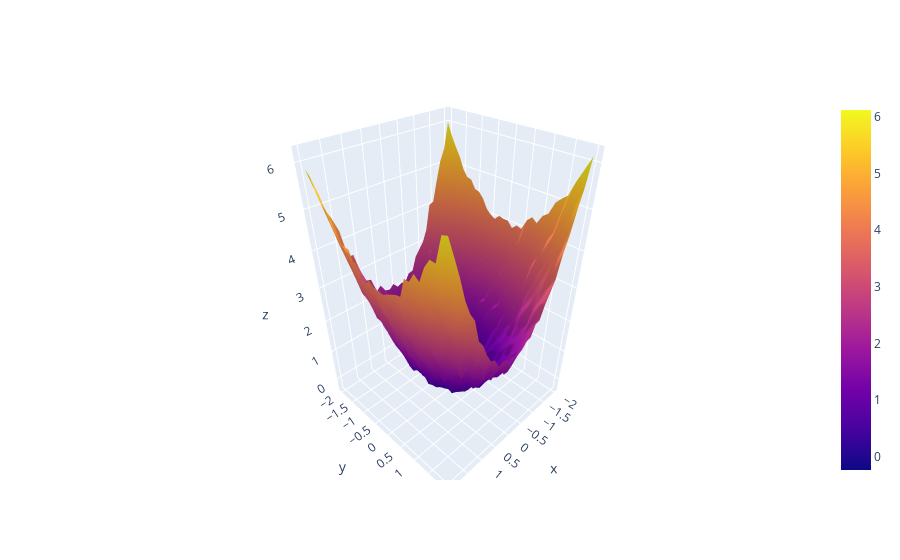

The code cell stored with this chart in its notebook:
### Code cell
jrandom_key = jrandom.PRNGKey(0)

sig = 0.1
jrandom_key, subkey = jrandom.split(jrandom_key)
Q = jnp.array([[1, 0], [0, 0.5]])


F = Quadratic(Q, jnp.zeros(2), 0, sig=sig)



X = jnp.linspace(-2, 2, 30)
Y = X 
X_mesh, Y_mesh = jnp.meshgrid(X, Y)
positions = np.vstack([X_mesh.ravel(), Y_mesh.ravel()])




Z_true = jnp.array([F.f(x) for x in positions.T]).reshape(len(Y), len(X))
Z_noisy = []
for p in positions.T:
    jrandom_key, subkey = jrandom.split(jrandom_key)
    Z_noisy.append(F.f(p, subkey))
    
Z_noisy = jnp.array(Z_noisy).reshape(len(Y), len(X))

S = jrandom.normal(jrandom_key, shape=[10, 2])
S_vals = []
for p in S:
    jrandom_key, subkey = jrandom.split(jrandom_key)
    S_vals.append(F.f(p, subkey))
    
S_vals = jnp.array(S_vals)

S = S.T
    
simplex_grad = jnp.linalg.inv(S @ S.T) @ S @ S_vals
sg_fs = []

fig = go.Figure(data=[go.Surface(x=X, y=Y, z=Z_noisy)])
fig.show()

### Figure 1 — Plotly figure (JSON) as saved in the notebook; plotly's stock layout.template omitted (floating-point values rounded to 4 significant figures; data arrays with more than 128 entries replaced by an {"elided": "..."} marker saying what was removed)
{"data": [{"type": "surface", "x": [-2, -1.862, -1.724, -1.586, -1.448, -1.31, -1.172, -1.034, -0.8966, -0.7586, -0.6207, -0.4828, -0.3448, -0.2069, -0.06897, 0.06897, 0.2069, 0.3448, 0.4828, 0.6207, 0.7586, 0.8966, 1.034, 1.172, 1.31, 1.448, 1.586, 1.724, 1.862, 2], "y": [-2, -1.862, -1.724, -1.586, -1.448, -1.31, -1.172, -1.034, -0.8966, -0.7586, -0.6207, -0.4828, -0.3448, -0.2069, -0.06897, 0.06897, 0.2069, 0.3448, 0.4828, 0.6207, 0.7586, 0.8966, 1.034, 1.172, 1.31, 1.448, 1.586, 1.724, 1.862, 2], "z": {"elided": "30x30 float values"}}], "layout": {}}
